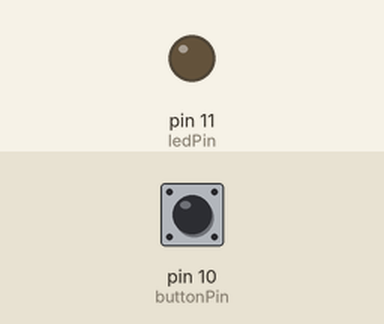
This sketch was run on a simulated Arduino Uno, built with avr-gcc and run on an emulated ATmega328P. Parts: output pins drawn as LEDs (lit = HIGH). The test bench sets the inputs (shaded band); at power-on: pin 10 (buttonPin) LOW.

Above: at 1.2 s.
1.3 s: pin 10 (buttonPin) pulled HIGH for 0.15 s
At 1.37 s:
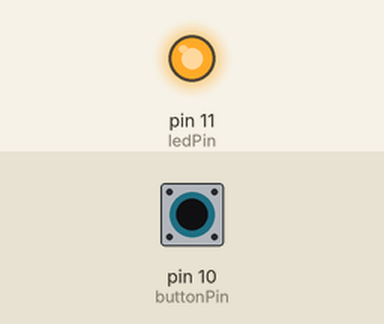
2.9 s: pin 10 (buttonPin) pulled HIGH for 3.2 s
At 7.2 s:
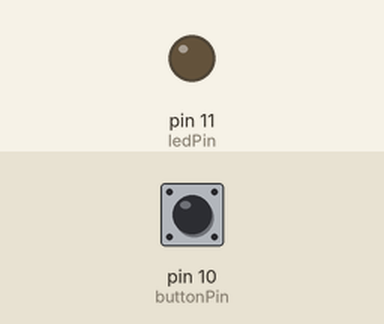
Timing chart, 0 to 8.7 s (numbered marks = the images above; inputs shaded):
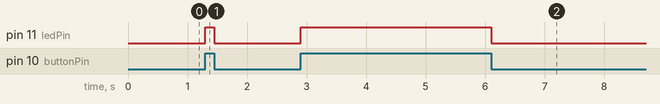

The sketch:

buttonpress.ino
```cpp
int ledPin = 11;
int buttonPin = 10;
bool buttonPress = false;

void setup() {
  // put your setup code here, to run once:
  pinMode(ledPin, OUTPUT);
  pinMode(buttonPin, INPUT);
}

void loop() {
  // put your main code here, to run repeatedly:
  buttonPress = digitalRead(buttonPin) == HIGH;

  digitalWrite(ledPin, digitalRead(buttonPin));

}
```

Measured:
- after the input at 1.3 s, pin 11 (ledPin): LOW → HIGH at once, → LOW 0.15 s later
- after the input at 2.9 s, pin 11 (ledPin): LOW → HIGH at once, → LOW 3.2 s later
